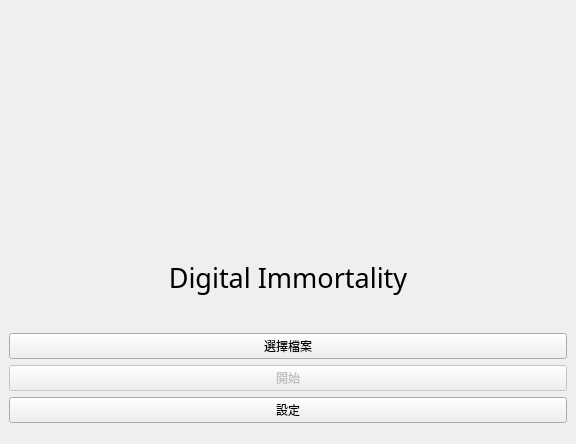
<?xml version="1.0" encoding="UTF-8"?>
<ui version="4.0">
 <class>Digital_Immortality</class>
 <widget class="QMainWindow" name="Digital_Immortality">
  <property name="geometry">
   <rect>
    <x>0</x>
    <y>0</y>
    <width>576</width>
    <height>444</height>
   </rect>
  </property>
  <property name="windowTitle">
   <string>Digital Immortality</string>
  </property>
  <widget class="QWidget" name="centralwidget">
   <layout class="QVBoxLayout" name="verticalLayout_2">
    <item>
     <layout class="QVBoxLayout" name="verticalLayout">
      <item>
       <widget class="QLabel" name="ICON">
        <property name="sizePolicy">
         <sizepolicy hsizetype="Expanding" vsizetype="Expanding">
          <horstretch>0</horstretch>
          <verstretch>0</verstretch>
         </sizepolicy>
        </property>
        <property name="maximumSize">
         <size>
          <width>16777215</width>
          <height>200</height>
         </size>
        </property>
        <property name="text">
         <string/>
        </property>
        <property name="pixmap">
         <pixmap>bot_icon.png</pixmap>
        </property>
        <property name="alignment">
         <set>Qt::AlignCenter</set>
        </property>
       </widget>
      </item>
      <item>
       <widget class="QLabel" name="label">
        <property name="sizePolicy">
         <sizepolicy hsizetype="Expanding" vsizetype="Expanding">
          <horstretch>0</horstretch>
          <verstretch>0</verstretch>
         </sizepolicy>
        </property>
        <property name="maximumSize">
         <size>
          <width>16777215</width>
          <height>100</height>
         </size>
        </property>
        <property name="font">
         <font>
          <family>Century Gothic</family>
          <pointsize>20</pointsize>
         </font>
        </property>
        <property name="contextMenuPolicy">
         <enum>Qt::DefaultContextMenu</enum>
        </property>
        <property name="text">
         <string>Digital Immortality</string>
        </property>
        <property name="alignment">
         <set>Qt::AlignCenter</set>
        </property>
       </widget>
      </item>
      <item>
       <widget class="QPushButton" name="chooseButton">
        <property name="maximumSize">
         <size>
          <width>16777215</width>
          <height>16777215</height>
         </size>
        </property>
        <property name="text">
         <string>選擇檔案</string>
        </property>
       </widget>
      </item>
      <item>
       <widget class="QPushButton" name="startButton">
        <property name="enabled">
         <bool>false</bool>
        </property>
        <property name="maximumSize">
         <size>
          <width>16777215</width>
          <height>16777215</height>
         </size>
        </property>
        <property name="text">
         <string>開始</string>
        </property>
        <property name="checkable">
         <bool>false</bool>
        </property>
       </widget>
      </item>
      <item>
       <widget class="QPushButton" name="settingButton">
        <property name="maximumSize">
         <size>
          <width>16777215</width>
          <height>16777215</height>
         </size>
        </property>
        <property name="text">
         <string>設定</string>
        </property>
       </widget>
      </item>
     </layout>
    </item>
   </layout>
  </widget>
 </widget>
 <resources/>
 <connections/>
</ui>
